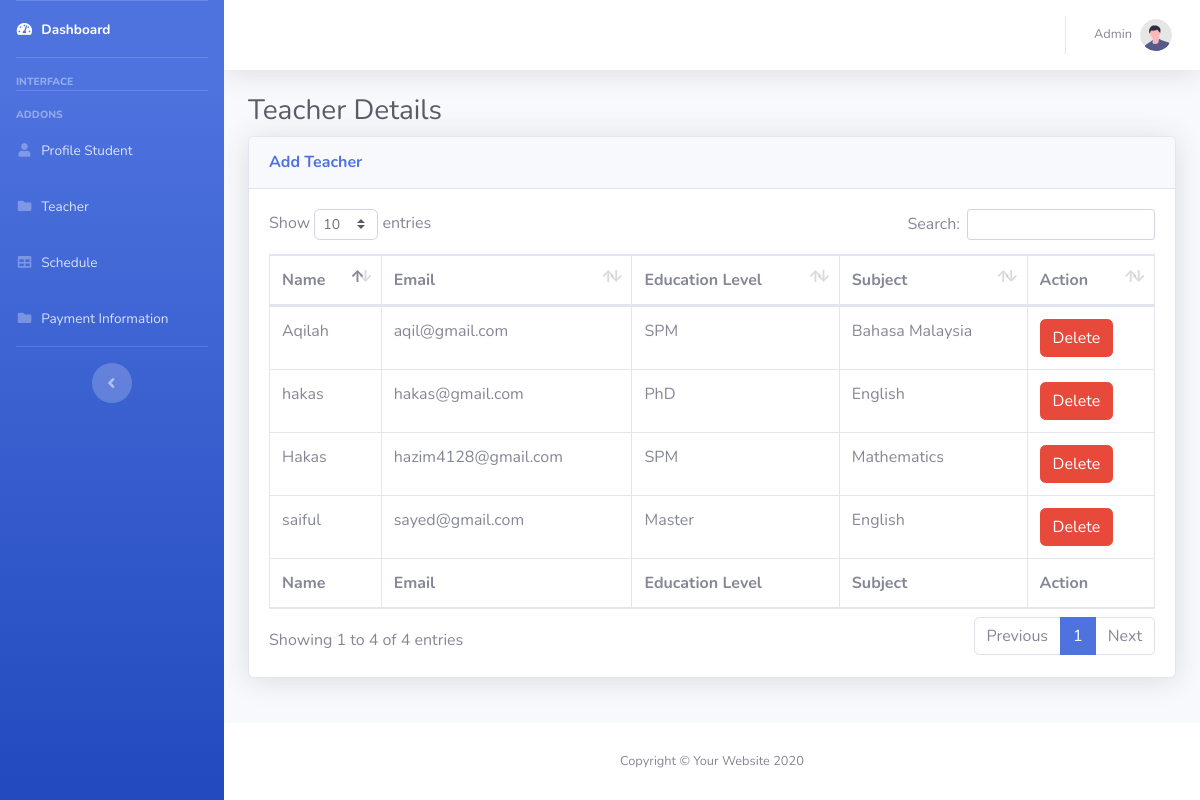
The page /admin/teacher.php on the database its author committed.
### tables this page shows
CREATE TABLE `teacher` (
  `teacher_id` int(11) NOT NULL,
  `user_id` varchar(255) NOT NULL,
  `name` varchar(255) NOT NULL,
  `email` varchar(255) NOT NULL,
  `education` varchar(255) NOT NULL,
  `subject` varchar(255) NOT NULL
);

### admin/teacher.php (the view, shortened to what this page needs)
<?php
include '../include/config.php';
$select_user = mysqli_query($connect,"SELECT * FROM teacher");
?>
<!DOCTYPE html>
<html lang="en">
<head>
    <link href="vendor/fontawesome-free/css/all.min.css" rel="stylesheet" type="text/css">
    <link href="css/sb-admin-2.min.css" rel="stylesheet">
    <link href="vendor/datatables/dataTables.bootstrap4.min.css" rel="stylesheet">
</head>
<body id="page-top">
    <div id="wrapper">
         <ul class="navbar-nav bg-gradient-primary sidebar sidebar-dark accordion" id="accordionSidebar">
            <li class="nav-item active">
                <a class="nav-link" href="index.php">
                    <i class="fas fa-fw fa-tachometer-alt"></i>
                    <span>Dashboard</span></a>
            </li>
            <hr class="sidebar-divider">
            <div class="sidebar-heading">
                Interface
            </div>
            <hr class="sidebar-divider">
            <div class="sidebar-heading">
                Addons
            </div>
            <li class="nav-item">
                <a class="nav-link" href="student.php">
                    <i class="fas fa-fw fa-user"></i>
                    <span>Profile Student</span></a>
            </li>
            <li class="nav-item">
                <a class="nav-link" href="teacher.php">
                    <i class="fas fa-fw fa-folder"></i>
                    <span>Teacher</span></a>
            </li>
            <li class="nav-item">
                <a class="nav-link" href="schedule.php">
                    <i class="fas fa-fw fa-table"></i>
                    <span>Schedule</span></a>
            </li>
            <li class="nav-item">
                <a class="nav-link" href="payment.php">
                    <i class="fas fa-fw fa-folder"></i>
                    <span>Payment Information</span></a>
            </li>
            <hr class="sidebar-divider d-none d-md-block">
            <div class="text-center d-none d-md-inline">
                <button class="rounded-circle border-0" id="sidebarToggle"></button>
            </div>
        </ul>
        <div id="content-wrapper" class="d-flex flex-column">
            <div id="content">
                <nav class="navbar navbar-expand navbar-light bg-white topbar mb-4 static-top shadow">
                    <ul class="navbar-nav ml-auto">
                        <li class="nav-item dropdown no-arrow">
                            <a class="nav-link dropdown-toggle" href="#" id="userDropdown" role="button"
                                data-toggle="dropdown" aria-haspopup="true" aria-expanded="false">
                                <span class="mr-2 d-none d-lg-inline text-gray-600 small">Admin</span>
                                <img class="img-profile rounded-circle"
                                    src="img/undraw_profile.svg">
                            </a>
                        </li>
                    </ul>
                </nav>
                <div class="container-fluid">
                    <h1 class="h3 mb-2 text-gray-800">Teacher Details</h1>
                    <div class="card shadow mb-4">
                        <div class="card-header py-3">
                            <h6 class="m-0 font-weight-bold text-primary"><a href="add_teacher.php">Add Teacher</a></h6>
                        </div>
                        <div class="card-body">
                            <div class="table-responsive">
                                <table class="table table-bordered" id="dataTable" width="100%" cellspacing="0">
                                    <thead>
                                        <tr>
                                        <th>Name</th>
                                            <th>Email</th>
                                            <th>Education Level</th>
                                            <th>Subject</th>
                                            <th>Action</th>
                                        </tr>
                                    </thead>
                                    <tfoot>
                                        <tr>
                                            <th>Name</th>
                                            <th>Email</th>
                                            <th>Education Level</th>
                                            <th>Subject</th>
                                            <th>Action</th>
                                        </tr>
                                    </tfoot>
                                    <tbody>
                                        <?php  while($row =mysqli_fetch_assoc($select_user)) { ?>
                                        <tr>
                                            <td><?= $row['name'] ?></td>
                                            <td><?=  $row['email']?></td>
                                            <td><?=  $row['education']?></td>
                                            <td><?= $row['subject'] ?></td>
                                            <td><a onclick="return confirm('are you sure want to delete this teacher?')" href="delete_teacher.php?teacher_id=<?= $row['teacher_id'] ?>" class="btn btn-danger">Delete</a> </td>
                                        </tr>
                                        <?php } ?>
                                    </tbody>
                                </table>
                            </div>
                        </div>
                    </div>
                </div>
            </div>
            <footer class="sticky-footer bg-white">
                <div class="container my-auto">
                    <div class="copyright text-center my-auto">
                        <span>Copyright &copy; Your Website 2020</span>
                    </div>
                </div>
            </footer>
        </div>
    </div>
</body>
</html>

### rows shown on the page
teacher: name "hakas", email "hakas@gmail.com", education "PhD", subject "English"
teacher: name "saiful", email "sayed@gmail.com", education "Master", subject "English"
teacher: name "Aqilah", email "aqil@gmail.com", education "SPM", subject "Bahasa Malaysia"
teacher: name "Hakas", email "hazim4128@gmail.com", education "SPM", subject "Mathematics"
